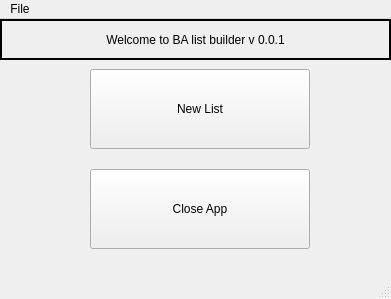
<?xml version="1.0" encoding="UTF-8"?>
<ui version="4.0">
 <class>MainWindow</class>
 <widget class="QMainWindow" name="MainWindow">
  <property name="geometry">
   <rect>
    <x>0</x>
    <y>0</y>
    <width>391</width>
    <height>299</height>
   </rect>
  </property>
  <property name="windowTitle">
   <string>Boarding Actions App</string>
  </property>
  <widget class="QWidget" name="centralwidget">
   <widget class="QLabel" name="label">
    <property name="geometry">
     <rect>
      <x>0</x>
      <y>0</y>
      <width>391</width>
      <height>41</height>
     </rect>
    </property>
    <property name="frameShape">
     <enum>QFrame::WinPanel</enum>
    </property>
    <property name="text">
     <string>Welcome to BA list builder v 0.0.1</string>
    </property>
    <property name="alignment">
     <set>Qt::AlignCenter</set>
    </property>
   </widget>
   <widget class="QToolButton" name="close_app_button">
    <property name="geometry">
     <rect>
      <x>90</x>
      <y>150</y>
      <width>220</width>
      <height>80</height>
     </rect>
    </property>
    <property name="sizePolicy">
     <sizepolicy hsizetype="Fixed" vsizetype="Fixed">
      <horstretch>0</horstretch>
      <verstretch>0</verstretch>
     </sizepolicy>
    </property>
    <property name="text">
     <string>Close App</string>
    </property>
   </widget>
   <widget class="QToolButton" name="new_list_button">
    <property name="geometry">
     <rect>
      <x>90</x>
      <y>50</y>
      <width>220</width>
      <height>80</height>
     </rect>
    </property>
    <property name="text">
     <string>New List</string>
    </property>
   </widget>
  </widget>
  <widget class="QMenuBar" name="menubar">
   <property name="geometry">
    <rect>
     <x>0</x>
     <y>0</y>
     <width>391</width>
     <height>24</height>
    </rect>
   </property>
   <widget class="QMenu" name="menuFile">
    <property name="title">
     <string>File</string>
    </property>
    <addaction name="actionNewList"/>
   </widget>
   <addaction name="menuFile"/>
  </widget>
  <widget class="QStatusBar" name="statusbar"/>
  <action name="actionNewList">
   <property name="text">
    <string>NEW LIST</string>
   </property>
  </action>
 </widget>
 <resources/>
 <connections/>
</ui>
